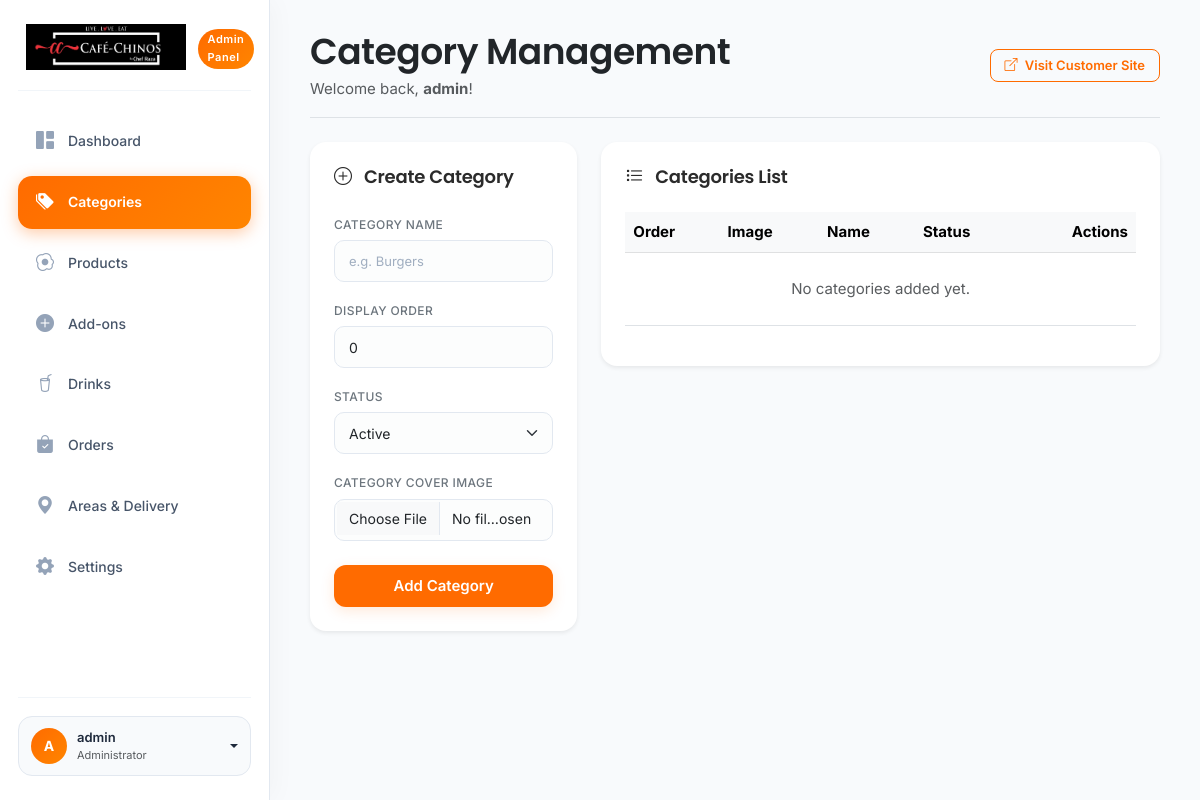
Before: /admin/categories.php (signed in) with the older database file.
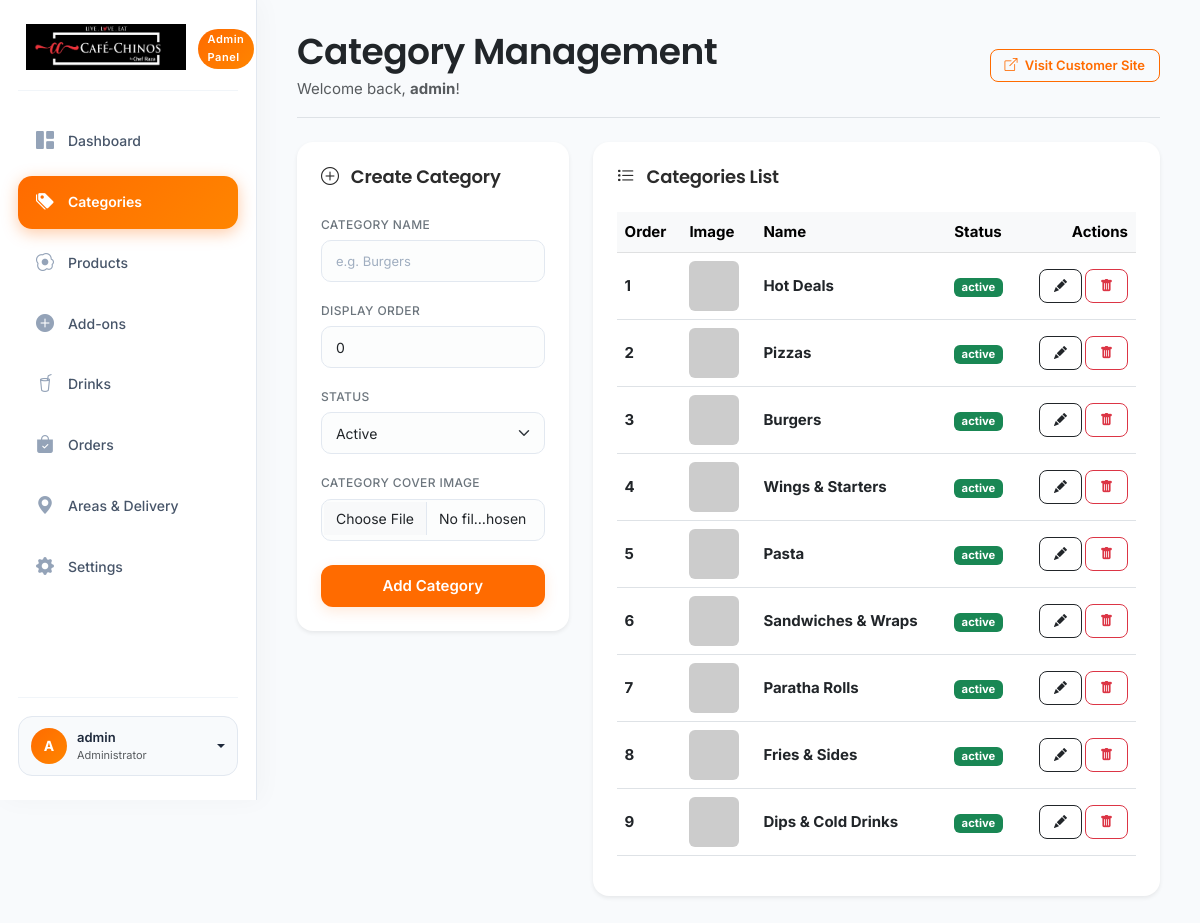
After: the same page with the newer database file.
### tables this page shows
CREATE TABLE `categories` (
  `id` int(11) NOT NULL AUTO_INCREMENT,
  `name` varchar(100) NOT NULL,
  `image` varchar(255) DEFAULT NULL,
  `display_order` int(11) DEFAULT 0,
  `status` enum('active','inactive') DEFAULT 'active',
  `created_at` timestamp NOT NULL DEFAULT current_timestamp(),
  PRIMARY KEY (`id`)
);

### includes/functions.php (called while the page is built, shortened)
<?php
function sanitize($data) {
    return htmlspecialchars(strip_tags(trim($data)));
}
?>

### admin/categories.php (the view, shortened to what the changed rows need)
<?php
require_once __DIR__ . '/includes/header.php';
$upload_dir = dirname(__DIR__) . '/assets/images/uploads/';
$all_cats = $pdo->query("SELECT * FROM categories ORDER BY display_order ASC")->fetchAll();
?>
<div class="row g-4">
    <div class="col-lg-8">
        <div class="card border-0 shadow-sm p-4 rounded-4 bg-white">
            <div class="table-responsive">
                <table class="table align-middle">
                    <thead class="table-light">
                        <tr>
                            <th scope="col">Order</th>
                            <th scope="col">Image</th>
                            <th scope="col">Name</th>
                            <th scope="col">Status</th>
                            <th scope="col" class="text-end">Actions</th>
                        </tr>
                    </thead>
                    <tbody>
                        <?php if (empty($all_cats)): ?>
                            <tr>
                                <td colspan="5" class="text-center text-muted py-4">No categories added yet.</td>
                            </tr>
                        <?php else: ?>
                            <?php foreach ($all_cats as $cat): ?>
                                <tr>
                                    <td><strong><?= $cat['display_order'] ?></strong></td>
                                    <td>
                                        <?php if (!empty($cat['image']) && file_exists($upload_dir . $cat['image'])): ?>
                                            <img src="../assets/images/uploads/<?= $cat['image'] ?>" class="rounded-2" style="width: 50px; height: 50px; object-fit: cover;">
                                        <?php else: ?>
                                            <img src="https://placehold.co/50x50/FFF8F0/FF6B00?text=Food" class="rounded-2" style="width: 50px; height: 50px; object-fit: cover;">
                                        <?php endif; ?>
                                    </td>
                                    <td><strong class="text-dark"><?= sanitize($cat['name']) ?></strong></td>
                                    <td>
                                        <a href="categories.php?action=toggle&id=<?= $cat['id'] ?>" class="badge text-decoration-none <?= $cat['status'] === 'active' ? 'bg-success' : 'bg-secondary' ?>">
                                            <?= $cat['status'] ?>
                                        </a>
                                    </td>
                                    <td class="text-end">
                                        <div class="btn-group">
                                            <a href="categories.php?action=edit&id=<?= $cat['id'] ?>" class="btn btn-sm btn-outline-dark me-1" title="Edit">
                                                <i class="bi bi-pencil-fill"></i>
                                            </a>
                                            <a href="#" class="btn btn-sm btn-outline-danger btn-delete-cat" data-id="<?= $cat['id'] ?>" title="Delete">
                                                <i class="bi bi-trash-fill"></i>
                                            </a>
                                        </div>
                                    </td>
                                </tr>
                            <?php endforeach; ?>
                        <?php endif; ?>
                    </tbody>
                </table>
            </div>
        </div>
    </div>
</div>
<?php require_once __DIR__ . '/includes/footer.php'; ?>

Changed rows visible on the page:
added categories: display_order "1", name "Hot Deals", status "active"
added categories: display_order "2", name "Pizzas", status "active"
added categories: display_order "3", name "Burgers", status "active"
added categories: display_order "4", name "Wings & Starters", status "active"
added categories: display_order "5", name "Pasta", status "active"
added categories: display_order "6", name "Sandwiches & Wraps", status "active"
added categories: display_order "7", name "Paratha Rolls", status "active"
added categories: display_order "8", name "Fries & Sides", status "active"
added categories: display_order "9", name "Dips & Cold Drinks", status "active"
Other visible differences:
text no longer shown: "No categories added yet."
